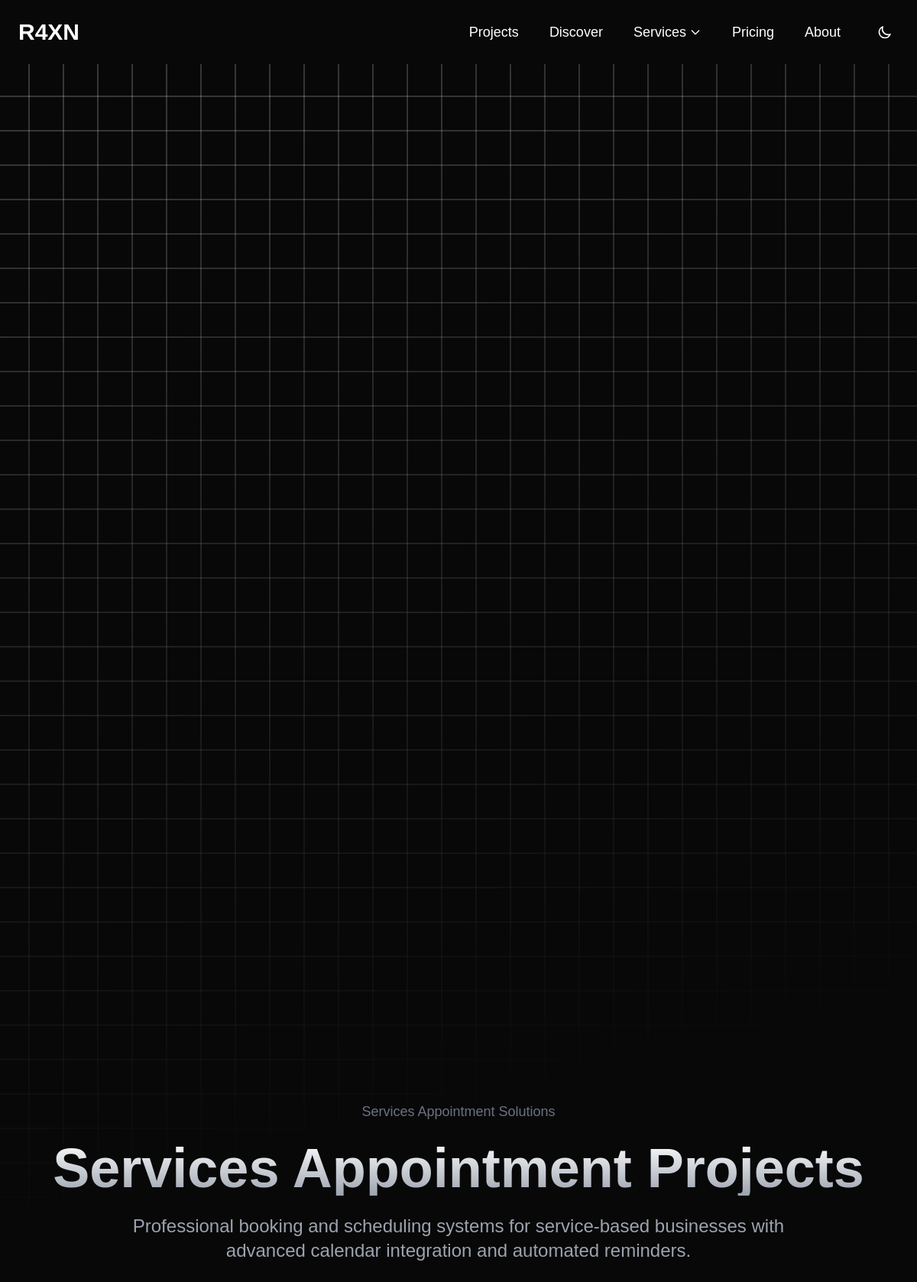
The page /service-dynamic.php?service=services on the database its author committed.
### tables this page shows
CREATE TABLE IF NOT EXISTS `services` (
    `id` int(11) NOT NULL AUTO_INCREMENT,
    `name` varchar(255) NOT NULL,
    `slug` varchar(255) NOT NULL UNIQUE,
    `description` text NOT NULL,
    `image_url` varchar(500) DEFAULT NULL,
    `status` enum('active','inactive') DEFAULT 'active',
    `sort_order` int(11) DEFAULT 0,
    `created_at` timestamp DEFAULT CURRENT_TIMESTAMP,
    `updated_at` timestamp DEFAULT CURRENT_TIMESTAMP ON UPDATE CURRENT_TIMESTAMP,
    PRIMARY KEY (`id`)
);

### service-dynamic.php (the view, shortened to what this page needs)
<?php
include 'dashboard/config.php';
$service_slug = $_GET['service'] ?? '';
$service_query = "SELECT * FROM services WHERE slug = ? AND status = 'active'";
$stmt = $conn->prepare($service_query);
$stmt->bind_param("s", $service_slug);
$stmt->execute();
$service_result = $stmt->get_result();
$service = $service_result->fetch_assoc();
?>
<!DOCTYPE html>
<html lang="en" class="dark">
<head>
    <script src="https://cdn.tailwindcss.com"></script>
    <link href="https://api.fontshare.com/v2/css?f[]=clash-grotesk@200,300,400,500,600,700&display=swap" rel="stylesheet">
    <link rel="stylesheet" href="https://cdnjs.cloudflare.com/ajax/libs/font-awesome/6.0.0-beta3/css/all.min.css">
    <link href="https://unpkg.com/aos@2.3.1/dist/aos.css" rel="stylesheet">
</head>
<body class="bg-[#f4f4f4] dark:bg-[#080808] m-0 flex flex-col items-center justify-start text-black dark:text-white overflow-auto" itemscope itemtype="https://schema.org/WebPage">
    <?php include 'header.php';?>
    <main>
        <section class="min-h-screen px-6 py-20 flex flex-col items-center justify-center text-black dark:text-white relative mt-0 lg:mt-20" role="region" aria-label="<?php echo htmlspecialchars($service['name']); ?> Projects">
            <div class="container mx-auto max-w-7xl text-center space-y-16">
                <div class="space-y-6" data-aos="fade-up" data-aos-duration="1000">
                    <div class="flex justify-center items-center" data-aos-delay="400">
                        <span class="text-lg text-gray-500"><?php echo htmlspecialchars($service['name']); ?> Solutions</span>
                    </div>
                    <h1 class="text-transparent bg-gradient-to-t from-gray-600 to-black dark:from-gray-400 dark:to-white bg-clip-text font-bold text-5xl md:text-7xl"
                        itemprop="name">
                    </h1>
                    <p class="text-gray-600 dark:text-gray-400 mx-auto text-lg md:text-2xl max-w-4xl"
                       itemprop="description" data-aos-delay="200">
                        <?php echo htmlspecialchars($service['description']); ?>
                    </p>
                </div>
            </div>
        </section>
    </main>
</body>
</html>

### service-dynamic.php (style rules this page uses)
body { font-family: 'Clash Grotesk', sans-serif; background-color: #f4f4f4; }
html { overflow-x: hidden; }
body::before { --size: 45px; --line: rgba(0, 0, 0, 0.1); content: ''; position: fixed; inset: 0; background: linear-gradient(90deg, var(--line) 1px, transparent 1px var(--size)) 50% 50% / var(--size) var(--size), linear-gradient(var(--line) 1px, transparent 1px var(--size)) 50% 50% / var(--size) var(--size); mask: linear-gradient(-15deg, transparent 50%, white); pointer-events: none; z-index: -1; }
.dark body { background-color: #080808; }
.dark body::before { --line: rgba(255, 255, 255, 0.42); }

### rows shown on the page
services: name "Services Appointment", description "Professional booking and scheduling systems for service-based businesses with advanced calendar integration and automated reminders."
